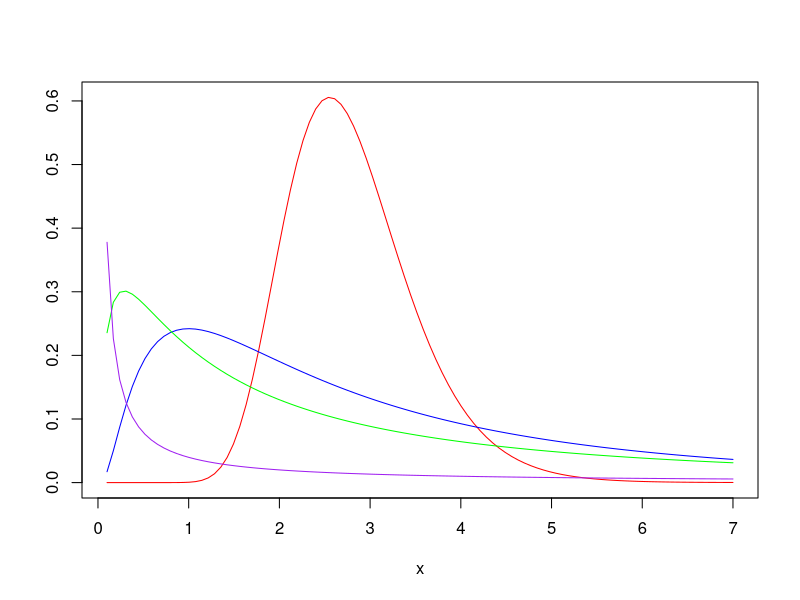
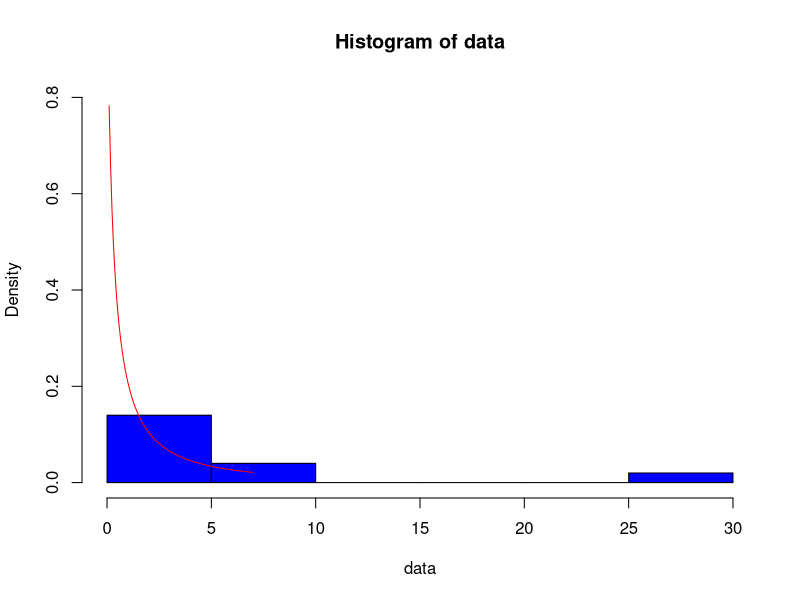
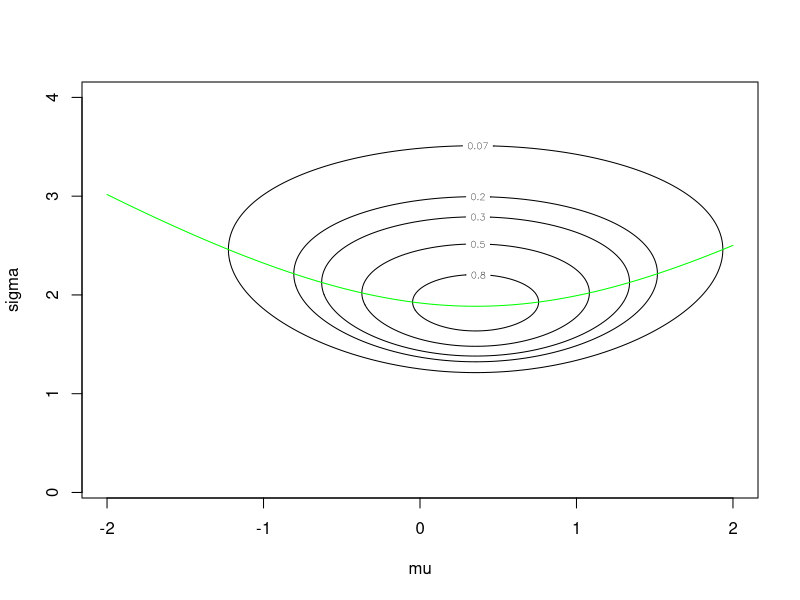
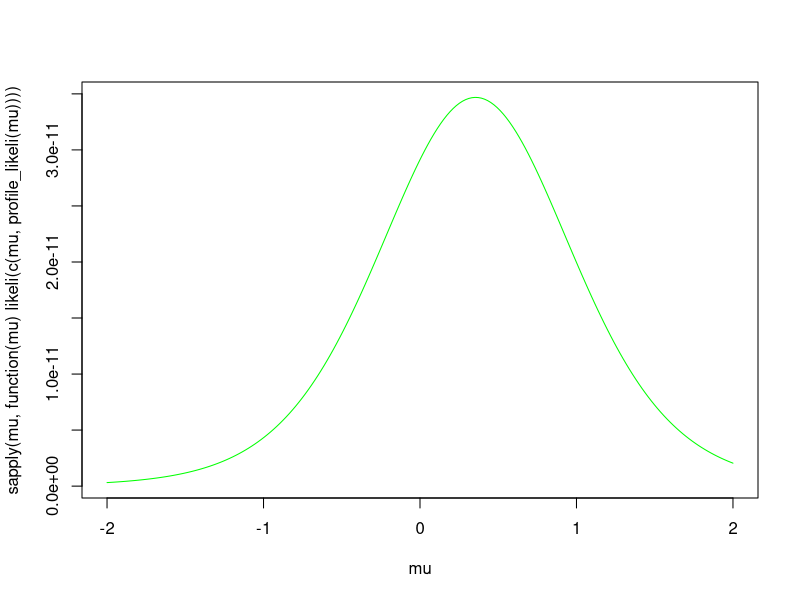

Here is the R script that generated these plots, in order:
## ---- chunk 1
data = rlnorm(10,0,sqrt(2))
pdf <- function(x,params){
  mu = params[1]
  sigma = params[2]
  1/(sigma*x*sqrt(2*pi))*exp(-(log(x)-mu)^2/(2*sigma^2))
}

x = seq(0.1,7,length=100)
sigmas = c(0.25,1,1.5,10)
cols = c("RED","BLUE","GREEN","PURPLE")
for(i in 1:4){
  if(i == 1)
    plot(x,pdf(x,c(1,sigmas[i])),type="l",col=cols[i],ylab="",xlab="x")
  else
    lines(x,pdf(x,c(1,sigmas[i])),type="l",col=cols[i],ylab="",xlab="x")
}

likeli <- function(params){
  prod((pdf(data,params)))
}

log_likeli <- function(params){
  sum(log(pdf(data,params)))
}

opt = optim(c(0.5,1),function(params)-likeli(params),hessian=TRUE)
ML = opt$par
ML
max = -opt$value

hist(data,prob="TRUE",col="BLUE",breaks=5,ylim=c(0,0.8))
lines(x,pdf(x,ML),col="red",type="l")

mu = seq(-2,2,length=200)
sigma = seq(0.1,4,length=200)
grid = expand.grid(mu,sigma)
z = apply(grid,1,function(params) likeli(params)/max)
z = array(z,c(200,200))
contour(mu,sigma,z,levels=c(1.0,0.8,0.5,0.3,0.2,0.07),xlab="mu",ylab="sigma")

profile_likeli <- function(mu){
  optim(2,function(sigma)-log_likeli(c(mu,sigma)),method="Brent",lower=0,upper=4)$par
}
mus = seq(-0.5,0.5,length=100)
lines(mu,sapply(mu,profile_likeli),col="green",type="l")
plot(mu,sapply(mu,function(mu) likeli(c(mu,profile_likeli(mu)))),col="green",type="l")



## ---- chunk 2

